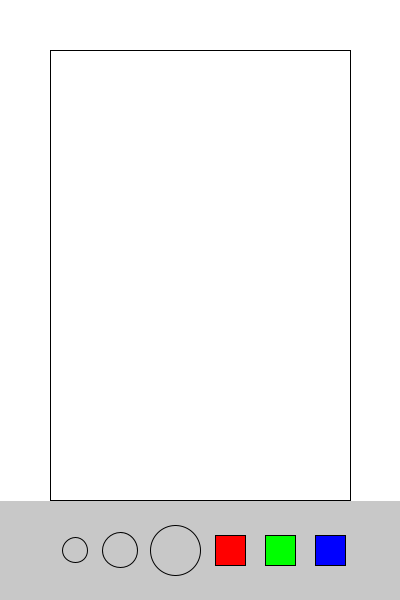
Frame 1 (no input)
Frame 60 (the mouse pressed at the canvas centre just before this capture): identical to frame 1, image omitted
Frame 120 (the mouse held since frame 60 and released just before this capture): identical to frame 1, image omitted

The Processing sketch that drew this single still picture (run headless with seeded random() and noise(); from frame 60 on, the mouse is pressed at the canvas centre):

// Processing sketch: ej08c_lapiz_botones_circulares
// ── ej08c_lapiz_botones_circulares.pde

// M3: Animacional NO lineal
// Interactividad y Condionales

/*
  BOTONES: VISUALIZACIÓN

*/

color cLapiz;  //color
int gLapiz;  //grosor

void setup(){  //CUANDO: al iniciar el programa ("al darle play")
  size( 400, 600 );
  background( 255 );
  noFill();  //IMPORTANTE para el 'area de dibujo'
  smooth();
  
  //inicializo mi variables de COLOR y GROSOR en su defecto
  cLapiz = color( 0, 0, 0 );
  gLapiz = 1;
}

void draw(){  //CUANDO: constantemente, una vez por fotograma, por defecto 60FPS
  //PROPIEDADES EN COMUN a todos las primitivas de dibujo del draw
  strokeWeight( 1 );
  stroke( 0 );
  //dibujar la zona donde quiero que se dibuje
  rect( 50, 50, 300, 450 );
  
  //------------------------------------------------------------------
  //dibujar los botones debajo de la zona de dibujo
  fill(200);
  noStroke();
  rect( 0, 501, width, 100 );  //simil background
  //PROPIEDADES COMUNES de los botones
  stroke( 0 );
  noFill();
  //tres circulos para el grosor
  circle( 50+25, 550, 25 );
  circle( 50+70, 550, 35 );
  circle( 50+125, 550, 50 );
  //tres cuadrados para el color
  fill( 255, 0, 0 );
  rect( 200+15, 550-15, 30, 30 );
  fill( 0, 255, 0 );
  rect( 250+15, 550-15, 30, 30 );
  fill( 0, 0, 255 );
  rect( 300+15, 550-15, 30, 30 );
  noFill();
  //------------------------------------------------------------------

}

//------------------------------------------------------------
//EVENTOS DE TECLADO Y MOUSE

void keyPressed(){  //CUANDO: al presionar cualquier tecla del teclado
  println( "La tecla presionada es: " + key );
  
  if( key == ' ' ){    //barra espaciadora "borra" la pantalla
    background( 255 );
    println( "--------------------" );
  }
  
  //CONDICIONAL
  //si la tecla presionada es 'r', se ejecuta el codigo entre llaves
  if( key == 'r' ){
    cLapiz = color(255, 0, 0 );
    println( "hola soy rojo" );
  }
  if( key == 'g' ){
    cLapiz = color(0, 255, 0 );
  }
  if( key == 'b' ){
    cLapiz = color(0, 0, 255 );
  }
}

void mouseDragged(){  //CUANDO: al arrastrar el mouse CON el clic presionado
  
  //if( estaDentroDeLaZona ){
  //if( mouseX > width/2 ){  
  //if( mouseY > height/2 ){  
  //if( (mouseX > width/2) && (mouseY > height/2) ){  // el operador lógico && me permite sumar expresiones relacionales
  
  //rect( 50, 50, 300, 450 );
  if( (mouseX > 50) && (mouseY > 50) && (mouseX < 350) && (mouseY < 600-100) ){
    //if( (pmouseX > 50) && (pmouseY > 50) && (pmouseX < 350) && (pmouseY < 600-100) ){  //para resolver bug, no es tan necesario para botones
    stroke( cLapiz );
    strokeWeight( gLapiz );
    line( mouseX, mouseY, pmouseX, pmouseY ); //p = previous
    //}
  }
  //otra forma de escribir lo mismo con ifs anidados
  if( mouseX > 50 ){
    if( mouseY > 50 ){
      if( mouseX < 350 ){
        if( mouseY < 600-100 ){
          //aca es la zona de dibujo
        }
      }
    }
  }
}

void mousePressed(){
  println( mouseX + " / " + mouseY );
  
  //-----------------------------------------------------------------
  //botones cuadrados para modificar el color trazo
  //ROJO = rect( 200+15, 550-15, 30, 30 );
  if ( mouseX>215 && mouseY>535 && mouseX<245 && mouseY<565 ){
    cLapiz = color(255, 0, 0 );
  }
  //VERDE = rect( 250+15, 550-15, 30, 30 );
  if( (250+15<mouseX) && (mouseY>550-15) && ( 265+30>mouseX) && (mouseY<535+30) ){  //atentis al cambio de orden de parametro vs cambio de signo <>
     cLapiz = color(0, 255, 0 );
  }
  //AZUL = rect( 300+15, 550-15, 30, 30 );
  if( (mouseX> 300+15)  &&  (mouseY>550-15)  && (mouseX<315+30) && (mouseY<535+30) ){
     cLapiz = color(0, 0, 255 );    
  }

  //-----------------------------------------------------------------
  //botones circulares para modificar el grosor del trazo
  //if ( dist(mouseX, mouseY, x, y) < radio ) { ... }
  //REFE1 = circle( 50+25, 550, 25 );
  if( dist(mouseX,mouseY,75,550) < (25/2) )  //si hay una sola linea de codigo puedo evitar las llaves
    gLapiz = 1;
  //REFE2 = circle( 50+70, 550, 35 );
  if( dist(mouseX, mouseY, 120, 550) < (35/2) )
    gLapiz = 3;
  //REFE3 = circle( 50+125, 550, 50 );
  if( dist(mouseX,mouseY,175,550) < (50/2) )
    gLapiz = 5;  
  
  println( "grosor: " + gLapiz );
}
